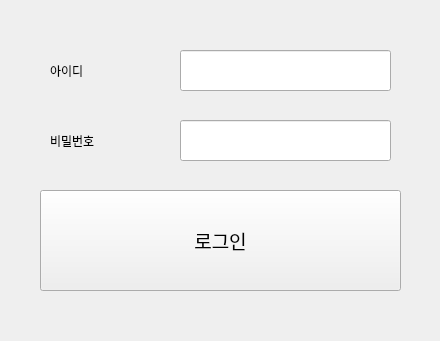
<?xml version="1.0" encoding="UTF-8"?>
<ui version="4.0">
 <class>Form</class>
 <widget class="QWidget" name="Form">
  <property name="geometry">
   <rect>
    <x>0</x>
    <y>0</y>
    <width>440</width>
    <height>341</height>
   </rect>
  </property>
  <property name="windowTitle">
   <string>Form</string>
  </property>
  <widget class="QPushButton" name="login_btn">
   <property name="geometry">
    <rect>
     <x>40</x>
     <y>190</y>
     <width>361</width>
     <height>101</height>
    </rect>
   </property>
   <property name="font">
    <font>
     <family>Apple SD Gothic Neo</family>
     <pointsize>14</pointsize>
    </font>
   </property>
   <property name="text">
    <string>로그인</string>
   </property>
  </widget>
  <widget class="QLabel" name="label">
   <property name="geometry">
    <rect>
     <x>50</x>
     <y>40</y>
     <width>131</width>
     <height>61</height>
    </rect>
   </property>
   <property name="text">
    <string>아이디</string>
   </property>
  </widget>
  <widget class="QLabel" name="label_2">
   <property name="geometry">
    <rect>
     <x>50</x>
     <y>110</y>
     <width>131</width>
     <height>61</height>
    </rect>
   </property>
   <property name="text">
    <string>비밀번호</string>
   </property>
  </widget>
  <widget class="QLineEdit" name="id">
   <property name="geometry">
    <rect>
     <x>180</x>
     <y>50</y>
     <width>211</width>
     <height>41</height>
    </rect>
   </property>
  </widget>
  <widget class="QLineEdit" name="password">
   <property name="geometry">
    <rect>
     <x>180</x>
     <y>120</y>
     <width>211</width>
     <height>41</height>
    </rect>
   </property>
  </widget>
 </widget>
 <resources/>
 <connections/>
</ui>
